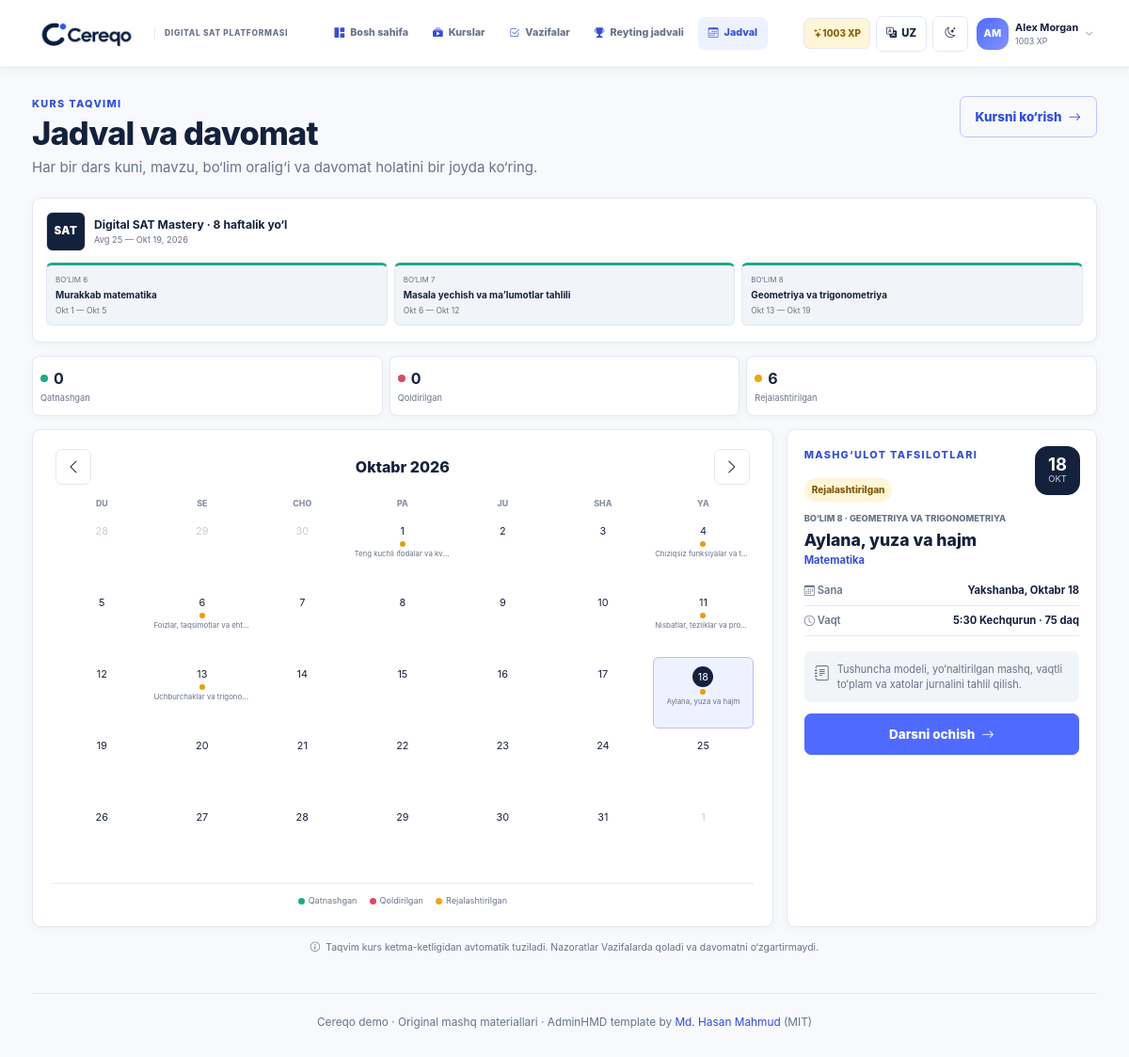
Page /attendance/ (signed in) on the committed database.
### learning/models.py (models this page shows, shortened)
class Student(models.Model):
    user = models.OneToOneField(
        settings.AUTH_USER_MODEL,
        on_delete=models.CASCADE,
        related_name="student_profile",
        null=True,
        blank=True,
    )
    name = models.CharField(max_length=100, unique=True)
    initials = models.CharField(max_length=3)
    points = models.PositiveIntegerField(default=0)
    streak = models.PositiveIntegerField(default=0)
    badge = models.CharField(max_length=80, blank=True)
    is_demo = models.BooleanField(default=False)
    class Meta:
        ordering = ["-points", "name"]

class Course(models.Model):
    title = models.CharField(max_length=160)
    code = models.SlugField(max_length=60, unique=True)
    description = models.TextField()
    instructor_name = models.CharField(max_length=100, default="Cereqo mentor")
    instructor_role = models.CharField(max_length=100, default="SAT mentor")
    cover_image = models.CharField(
        max_length=255,
        default="cereqo/img/mentors/cereqo-classroom.jpg",
    )
    start_date = models.DateField()
    end_date = models.DateField()
    target_score = models.PositiveSmallIntegerField(default=1400)
    is_active = models.BooleanField(default=True)
    class Meta:
        ordering = ["-is_active", "start_date", "id"]

class CourseSection(models.Model):
    SUBJECT_CHOICES = [("math", "Math"), ("rw", "Reading & Writing")]
    course = models.ForeignKey(Course, on_delete=models.CASCADE, related_name="sections")
    title = models.CharField(max_length=160)
    domain = models.CharField(max_length=120)
    subject = models.CharField(max_length=10, choices=SUBJECT_CHOICES)
    description = models.TextField()
    start_date = models.DateField()
    end_date = models.DateField()
    order = models.PositiveSmallIntegerField(default=1)
    exam_weight_percent = models.PositiveSmallIntegerField(default=25)
    class Meta:
        ordering = ["course", "order", "id"]
        constraints = [
            models.UniqueConstraint(fields=["course", "order"], name="unique_course_section_order")
        ]

class AttendanceSession(models.Model):
    STATUS_CHOICES = [
        ("attended", "Attended"),
        ("missed", "Missed"),
        ("scheduled", "Scheduled"),
    ]
    date = models.DateField(unique=True)
    lesson = models.OneToOneField(
        Lesson, on_delete=models.CASCADE, related_name="attendance_session", null=True, blank=True
    )
    title = models.CharField(max_length=140)
    subject = models.CharField(max_length=40)
    start_time = models.TimeField()
    status = models.CharField(max_length=12, choices=STATUS_CHOICES)
    notes = models.TextField(blank=True)
    class Meta:
        ordering = ["date"]

class Lesson(models.Model):
    SUBJECT_CHOICES = [("math", "Math"), ("rw", "Reading & Writing")]
    title = models.CharField(max_length=160)
    section = models.ForeignKey(
        CourseSection, on_delete=models.CASCADE, related_name="lessons", null=True, blank=True
    )
    subject = models.CharField(max_length=10, choices=SUBJECT_CHOICES)
    topic = models.CharField(max_length=120)
    duration_minutes = models.PositiveSmallIntegerField(default=8)
    session_minutes = models.PositiveSmallIntegerField(default=75)
    summary = models.TextField()
    material = models.TextField()
    video_file = models.CharField(max_length=255, default="cereqo/video/demo-lesson-video.mp4")
    progress_percent = models.PositiveSmallIntegerField(
        default=0, validators=[MinValueValidator(0), MaxValueValidator(100)]
    )
    is_today = models.BooleanField(default=False)
    scheduled_date = models.DateField(null=True, blank=True)
    sequence = models.PositiveSmallIntegerField(default=1)
    sort_order = models.PositiveSmallIntegerField(default=0)
    class Meta:
        ordering = ["sort_order", "id"]

### learning/views.py (the view)
# urls.py: path("attendance/", views.attendance, name="attendance"),
@login_required
def attendance(request):
    today = timezone.localdate()
    try:
        year = int(request.GET.get("year", today.year))
        month = int(request.GET.get("month", today.month))
        focus_date = date.fromisoformat(request.GET.get("date", today.isoformat()))
        if not 1 <= month <= 12:
            raise ValueError
    except (ValueError, TypeError):
        year, month, focus_date = today.year, today.month, today
    month_start = date(year, month, 1)
    month_end = date(year, month, calendar.monthrange(year, month)[1])
    session_query = AttendanceSession.objects.select_related("lesson__section").filter(
        date__range=(month_start, month_end)
    )
    sessions = {item.date: item for item in session_query}
    cal = calendar.Calendar(firstweekday=0)
    weeks = []
    for week in cal.monthdatescalendar(year, month):
        weeks.append(
            [
                {
                    "date": day,
                    "day": day.day,
                    "in_month": day.month == month,
                    "is_today": day == today,
                    "session": sessions.get(day),
                }
                for day in week
            ]
        )
    selected = sessions.get(focus_date) or next(iter(sessions.values()), None)
    status_counts = AttendanceSession.objects.filter(date__range=(month_start, month_end)).aggregate(
        attended=Count("id", filter=Q(status="attended")),
        missed=Count("id", filter=Q(status="missed")),
        scheduled=Count("id", filter=Q(status="scheduled")),
    )
    previous = month_start - timedelta(days=1)
    next_month = month_end + timedelta(days=1)
    course = Course.objects.filter(is_active=True).first()
    course_sections = (
        course.sections.filter(start_date__lte=month_end, end_date__gte=month_start) if course else []
    )
    return render(
        request,
        "learning/attendance.html",
        {
            "active_nav": "attendance",
            "weeks": weeks,
            "month_label": month_start,
            "year": year,
            "month": month,
            "previous": previous,
            "next_month": next_month,
            "selected": selected,
            "status_counts": status_counts,
            "course": course,
            "course_sections": course_sections,
            "weekday_labels": ["Mon", "Tue", "Wed", "Thu", "Fri", "Sat", "Sun"],
        },
    )

### learning/context_processors.py (called while the page is built)
def demo_shell(request):
    student = student_for_user(request.user)
    return {"demo_student": student}

### learning/student_profiles.py (called while the page is built)
def student_for_user(user):
    if not user or not user.is_authenticated:
        return None
    try:
        return user.student_profile
    except Student.DoesNotExist:
        display_name = user.get_full_name() or user.email.split("@")[0] or user.get_username()
        display_name = _unique_name(display_name, user)
        return Student.objects.create(
            user=user,
            name=display_name,
            initials=_initials(display_name),
            badge="New learner",
        )

### templates/learning/attendance.html (shortened to what this page needs)
{% extends 'base.html' %}{% load i18n %}
{% block content %}
<section class="page-heading"><div><p class="eyebrow">{% translate "Course calendar" %}</p><h1>{% translate "Schedule & attendance" %}</h1><p>{% translate "See every lesson day, topic, section range, and attendance state in one place." %}</p></div>{% if course %}<a class="btn btn-outline-primary app-btn" href="{% url 'learning:course_detail' course.id %}">{% translate "View course" %}<i class="bi bi-arrow-right"></i></a>{% endif %}</section>
{% if course_sections %}<section class="calendar-course-strip"><div class="strip-heading"><span class="sat-mark">SAT</span><div><strong>{% translate course.title %}</strong><small>{{ course.start_date|date:'M j' }} — {{ course.end_date|date:'M j, Y' }}</small></div></div><div class="strip-sections">{% for section in course_sections %}<a class="strip-section subject-strip-{{ section.subject }}" href="{% url 'learning:section_detail' section.id %}"><span>{% translate "Section" %} {{ section.order }}</span><strong>{% translate section.domain %}</strong><small>{{ section.start_date|date:'M j' }} — {{ section.end_date|date:'M j' }}</small></a>{% endfor %}</div></section>{% endif %}
<section class="attendance-summary" aria-label="Monthly attendance summary">
  <div><span class="summary-dot attended"></span><strong>{{ status_counts.attended }}</strong><small>{% translate "Attended" %}</small></div><div><span class="summary-dot missed"></span><strong>{{ status_counts.missed }}</strong><small>{% translate "Missed" %}</small></div><div><span class="summary-dot scheduled"></span><strong>{{ status_counts.scheduled }}</strong><small>{% translate "Scheduled" %}</small></div>
</section>
<div class="attendance-layout">
  <section class="surface-card calendar-card" aria-label="{% translate 'Attendance calendar' %}">
    <div class="calendar-header"><a aria-label="{% translate 'Previous month' %}" href="?year={{ previous.year }}&month={{ previous.month }}"><i class="bi bi-chevron-left"></i></a><h2>{{ month_label|date:'F Y' }}</h2><a aria-label="{% translate 'Next month' %}" href="?year={{ next_month.year }}&month={{ next_month.month }}"><i class="bi bi-chevron-right"></i></a></div>
    <div class="calendar-grid weekday-row">{% for label in weekday_labels %}<span>{% translate label %}</span>{% endfor %}</div>
    <div class="calendar-grid">
      {% for week in weeks %}{% for cell in week %}
      {% if cell.in_month %}<a class="calendar-day {% if cell.is_today %}today{% endif %} {% if cell.session %}has-session session-{{ cell.session.status }}{% endif %} {% if selected.date == cell.date %}selected{% endif %}" href="?year={{ year }}&month={{ month }}&date={{ cell.date|date:'Y-m-d' }}" aria-label="{{ cell.date|date:'F j' }}{% if cell.session %}, {% translate cell.session.title %}, {{ cell.session.get_status_display }}{% endif %}"><span>{{ cell.day }}</span>{% if cell.session %}<i></i><small>{% translate cell.session.title %}</small>{% endif %}</a>{% else %}<span class="calendar-day outside"><span>{{ cell.day }}</span></span>{% endif %}
      {% endfor %}{% endfor %}
    </div>
    <div class="calendar-legend"><span><i class="attended"></i>{% translate "Attended" %}</span><span><i class="missed"></i>{% translate "Missed" %}</span><span><i class="scheduled"></i>{% translate "Scheduled" %}</span></div>
  </section>
  <aside class="surface-card session-detail">
    <p class="eyebrow">{% translate "Session details" %}</p>
    {% if selected %}
    <div class="session-date"><strong>{{ selected.date|date:'d' }}</strong><span>{{ selected.date|date:'M' }}</span></div><span class="status-badge status-{{ selected.status }}">{% translate selected.get_status_display %}</span>{% if selected.lesson.section %}<p class="session-section">{% translate "Section" %} {{ selected.lesson.section.order }} · {% translate selected.lesson.section.domain %}</p>{% endif %}<h2>{% translate selected.title %}</h2><p class="session-subject">{% translate selected.subject %}</p><dl><div><dt><i class="bi bi-calendar3"></i> {% translate "Date" %}</dt><dd>{{ selected.date|date:'l, F j' }}</dd></div><div><dt><i class="bi bi-clock"></i> {% translate "Time" %}</dt><dd>{{ selected.start_time|time:'g:i A' }} · {{ selected.lesson.session_minutes }} {% translate "min" %}</dd></div></dl><div class="session-note"><i class="bi bi-journal-text"></i><p>{% translate selected.notes %}</p></div>{% if selected.lesson %}<a class="btn btn-primary app-btn w-100" href="{% url 'learning:lesson_detail' selected.lesson.id %}">{% translate "Open lesson" %}<i class="bi bi-arrow-right"></i></a>{% endif %}
    {% else %}<div class="empty-state"><i class="bi bi-calendar2"></i><h2>{% translate "No session selected" %}</h2><p>{% translate "Choose a marked date to view the session." %}</p></div>{% endif %}
  </aside>
</div>
<p class="leaderboard-footnote"><i class="bi bi-info-circle"></i> {% translate "The calendar is generated from the course sequence. Checkpoints remain in Tasks and do not change attendance." %}</p>
{% endblock %}

### templates/base.html (shortened to what this page needs)
{% load static i18n %}
<!doctype html>
<html lang="{{ LANGUAGE_CODE }}">
<head>
  <link rel="stylesheet" href="{% static 'vendor/bootstrap/css/bootstrap.min.css' %}">
  <link rel="stylesheet" href="{% static 'vendor/bootstrap-icons/css/bootstrap-icons.css' %}">
  <link rel="stylesheet" href="{% static 'cereqo/css/cereqo.css' %}">
</head>
<body>
  <div class="app-shell topnav-shell">
    <header class="desktop-topbar main-navbar">
      <a class="topnav-brand" href="{% url 'learning:dashboard' %}"><img src="{% static 'cereqo/img/cereqo-logo.png' %}" alt="Cereqo"><span>{% translate "Digital SAT platform" %}</span></a>
      <nav class="desktop-main-nav" aria-label="Main navigation">{% include 'learning/_nav_links.html' %}</nav>
      <div class="topnav-actions">{% if user.is_authenticated and demo_student %}<span class="topnav-xp"><i class="bi bi-stars"></i>{{ demo_student.points }} XP</span>{% endif %}{% include 'learning/_toolbar_controls.html' %}{% if user.is_authenticated %}{% include 'learning/_profile_menu.html' %}{% else %}<a class="btn btn-primary navbar-login" href="{% url 'login' %}"><i class="bi bi-box-arrow-in-right"></i>{% translate "Log in" %}</a>{% endif %}</div>
    </header>
    <div class="app-main {% if landing_page %}landing-main{% endif %} {% if course_navigation %}has-course-sidebar{% endif %}">
      <main id="main-content" class="{% if landing_page %}landing-content{% else %}page-content{% endif %}" tabindex="-1">
        {% block content %}{% endblock %}
        {% if not landing_page %}
        <footer class="page-footer">{% translate "Cereqo demo" %} · {% translate "Original practice content" %} · AdminHMD template by <a href="https://github.com/HasanMahmudDev" target="_blank" rel="noreferrer">Md. Hasan Mahmud</a> (MIT)</footer>
        {% endif %}
      </main>
    </div>
  </div>
</body>
</html>

### templates/learning/_profile_menu.html (shortened to what this page needs)
{% load i18n %}
{% if user.is_authenticated and demo_student %}<div class="dropdown profile-menu">
  <button class="profile-trigger" type="button" data-bs-toggle="dropdown" aria-expanded="false" aria-label="{% translate 'Open profile menu' %}"><span class="avatar avatar-sm">{{ demo_student.initials }}</span><span class="profile-trigger-copy"><strong>{{ demo_student.name }}</strong><small>{{ demo_student.points }} XP</small></span><i class="bi bi-chevron-down"></i></button>
</div>{% endif %}

### rows in the picture
Student: points "1003", initials "AM", name "Alex Morgan"
Course: start_date "Avg 25", end_date "Okt 19, 2026"
CourseSection: order "6", start_date "Okt 1", end_date "Okt 5"
CourseSection: order "7", start_date "Okt 6", end_date "Okt 12"
CourseSection: order "8", start_date "Okt 13", end_date "Okt 19"
AttendanceSession: day "1"
AttendanceSession: day "4"
AttendanceSession: day "6"
AttendanceSession: day "11"
AttendanceSession: day "13"
AttendanceSession: day "18", date "18", date "OKT", lesson.section.order "8", date "Yakshanba, Oktabr 18", start_time "5:30 Kechqurun", lesson.session_minutes "75"

### other values in the picture
{{ LANGUAGE_CODE|upper }} "UZ"
{{ status_counts.attended }} "0"
{{ status_counts.missed }} "0"
{{ status_counts.scheduled }} "6"
{{ month_label|date:'F Y' }} "Oktabr 2026"
{{ cell.day }} "28" "29" "30" "1"
{{ cell.day }} "2" "3" "5" "7" "8" "9" "10" "12" "14" "15" "16" "17" "19" "20" "21" "22" "23" "24" "25" "26" "27" "28" "29" "30" "31"
